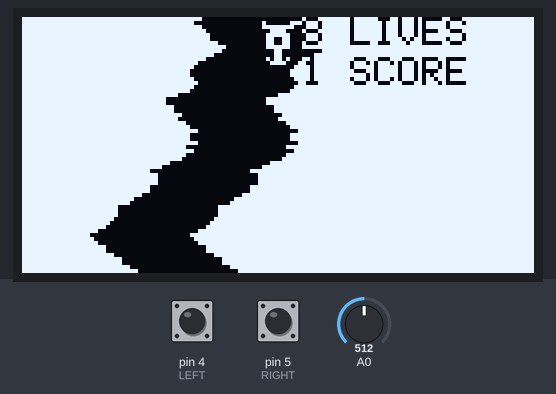
This sketch was run on a simulated Arduino Uno, built with avr-gcc and run on an emulated ATmega328P. Shown: 128×64 one-colour display. The test bench sets the inputs (shaded band); at power-on: pin 4 (LEFT) LOW, pin 5 (RIGHT) HIGH, A0 = 512. Random numbers use the default seed unless the sketch sets one; EEPROM starts erased; what the sketch prints to the serial monitor is not drawn.

Above: at 4.69 s.
4.7 s: pin 4 (LEFT) pulled HIGH for 0.15 s
At 4.86 s:
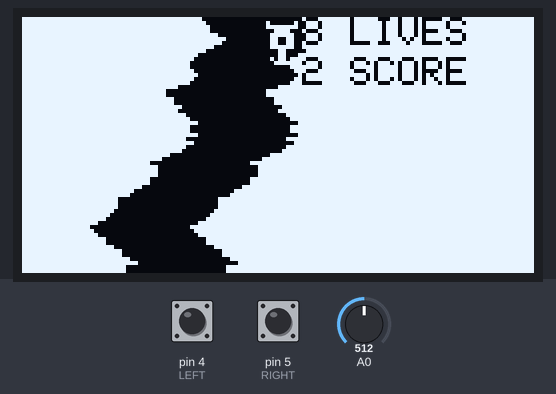
5.4 s: pin 5 (RIGHT) pulled LOW for 0.15 s
At 5.56 s:
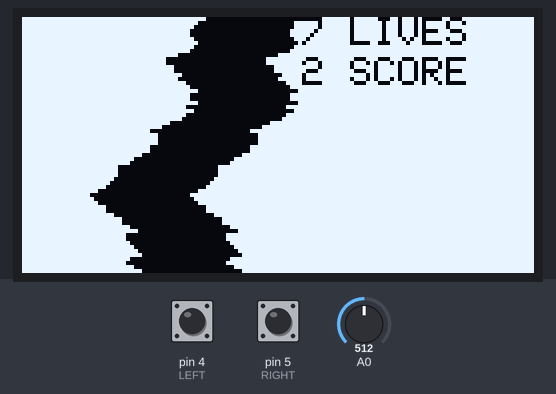

The sketch:

racer.ino
```cpp
#include <SPI.h>
#include <Wire.h>
#include <Adafruit_GFX.h>
#include <Adafruit_SSD1306.h>
#include <EEPROM.h>

#define SCREEN_WIDTH 128
#define SCREEN_HEIGHT 64
#define OLED_RESET     8 // Reset pin # (or -1 if sharing Arduino reset pin)
Adafruit_SSD1306 display(SCREEN_WIDTH, SCREEN_HEIGHT, &Wire, OLED_RESET);
#define UP 2
#define DOWN 3
#define LEFT 4
#define RIGHT 5
#define FUNC1 6 //left function btn
const uint8_t PROGMEM car[]={
  0B10000001,
  0B11111111,
  0B00111100,
  0B01111110,
  0B01100110,
  0B01100110,
  0B01111110,
  0B00011000,
  0B00011000,
  0B01011010,
  0B00111100
};
int x=60;
int y=1;
int w = 8;
int h = 11;
int v = 1;
int t = 0;
int s;
int dlug = 1000;
long scrl = 0;
int near=25;
int lives=10;
int st;
int score=0;
int record=0;
int vp=1;
int cycle=0;
bool f =false;
void setup() {
  Serial.begin(9600);
  if(!display.begin(SSD1306_SWITCHCAPVCC)) {
    Serial.println(F("SSD1306 allocation failed"));
    for(;;);
  }
  if(EEPROM.read(1022)==255){
    EEPROM.write(1022,0);
  }
  record=EEPROM.read(1022);
  display.clearDisplay();
  pinMode(UP, INPUT);
  pinMode(LEFT, INPUT);
  pinMode(RIGHT, INPUT);
  pinMode(DOWN, INPUT);
  pinMode(FUNC1, INPUT);
  randomSeed(random()*analogRead(A0));
  generate();
}
int cz=52;
int minn=15;
void generate(){
  scrl=0;
  for(int i=0; i<dlug; i++){
      if(cz<=15){randomSeed(random()*(analogRead(A0)+1));cz+=1;minn++;}
      if(cz>=30){minn=15;}
      cz = cz + random(-3,3);
      EEPROM.write(i,cz);
  }
  x=EEPROM.read(5)+5;
}
void loop() {
  Serial.println(String(score));
  cycle++;
  if(scrl>=dlug-65){
    generate();
    scrl=0;
  }
  display.clearDisplay();
  display.drawBitmap(x,y,car,w,h,1);
  for(int j=0; j<64; j++){
    display.fillRect(0, j, EEPROM.read(scrl+j), 1,SSD1306_WHITE);
    display.fillRect(EEPROM.read(scrl+j)+near, j, 128-(EEPROM.read(scrl+j)+25), 1,SSD1306_WHITE);
  }
  if(scrl%(15*vp)==0){
    score++;
  }
  display.setTextSize(1);
  display.setCursor(70,0);
  display.setTextColor(SSD1306_BLACK, SSD1306_WHITE);
  display.println(String(lives)+" LIVES");
  display.setCursor(70,10);
  display.println(String(score)+" SCORE");
  display.display();
  scrl+=vp;
  if(score%30==0 &&cycle>=15){
    vp++;
    cycle=0;
  }
  //_________________________________
  //-----------LOSE------------------
  //---------------------------------
  if(x<=EEPROM.read(scrl+y) && ((int)millis()/1000)-st>=1){
    lives--;
    st=(int)millis()/1000;
  }
  if(x>=EEPROM.read(scrl+y)+near-11 && ((int)millis()/1000)-st>=1){
    lives--;
    st=(int)millis()/1000;
  }
  if(lives<=0){
    loseScreen();
  }
  //_________________________________
  //----------Controls---------------
  //---------------------------------
  if(digitalRead(LEFT)==HIGH && x>1){
    x-=v;
    if(f==false){
      s=millis()/1000;
    }
    if(millis()/1000-s>2){
      v=2;
    }
  }else if(digitalRead(RIGHT)!=HIGH){
    v=1;
    f=false;
  }
  if(digitalRead(RIGHT)==HIGH && x<127){
    x+=v;
    if(f==false){
      s=millis()/1000;
    }
    if(millis()/1000-s>2){
      v=2;
    }
  }else if(digitalRead(LEFT)!=HIGH){
    v=1;
    f=false;
  }
  delay(50);
}
void loseScreen(){
  if(score>record){
    record=score;
    EEPROM.write(1022,record);
  }
  display.clearDisplay();
  display.setTextSize(1);
  display.setTextColor(WHITE);
  display.setCursor(10,2);
  display.println("SCORE:"+String(score)+" RECORD:"+String(record));
  display.setTextSize(3);
  display.setCursor(28,20);
  display.println("LOSE!");
  display.display();
  for(int i=0; i<dlug; i++){
      EEPROM.write(i,255);
  }
  for(;;);
}
```
